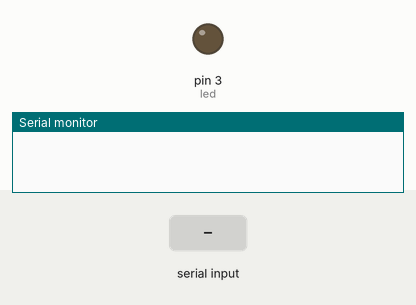
This sketch was run on a simulated Arduino Uno, built with avr-gcc and run on an emulated ATmega328P. On the bench: output pins drawn as LEDs (lit = HIGH), the last lines printed to the serial monitor. The inputs (shaded band) are chosen by the test bench.

Above: at 1.2 s.
1.3 s: byte 30 received over Serial
At 2.2 s:
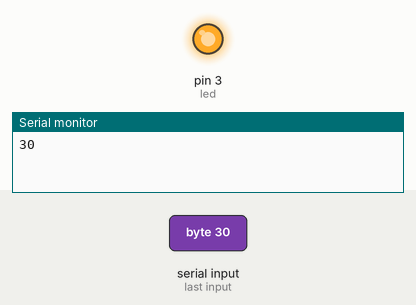
Timing chart, 0 to 4.3 s (numbered marks = the images above; inputs shaded):
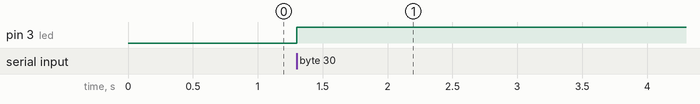

The sketch:

sendingDataClassDemo.ino
```cpp
//led = 13 on uno
// led = 17 on micro
const int led = 3;
int value;


void setup() {
  // put your setup code here, to run once:
  pinMode(led, OUTPUT);
  Serial.begin(9600);
}

void loop() {
//  digitalWrite(led, LOW);
//  delay(1000);
//  digitalWrite(led, HIGH);
//  delay(1000);

  // put your main code here, to run repeatedly:
  if (Serial.available()) {
    value = Serial.read();
    Serial.println(value);

    digitalWrite(led, value);
  }
}
```

Measured:
- after the input at 1.3 s, pin 3 (led): LOW → HIGH at once
